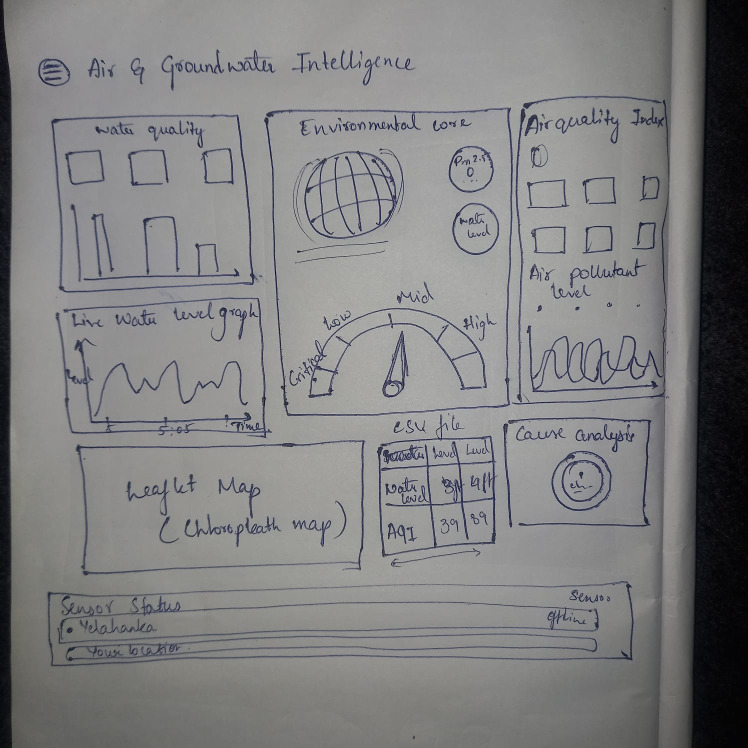
#> input picture .kombai/resources/WhatsApp Image 2026-02-26 at 20.11.08.jpeg, 1496 x 1496 px (shown at 1/2 size)
$ python -i ocr_ingest.py   (imports and definitions only)
#> lines starting #> are read from the running program, lines starting #| are printed output that depends on the picture; after the words box and inside, x2 and y2 are one past the last pixel; in counts of white or black regions, pixels touching at a corner belong together
#> further down, picture is the input picture: shape (1496, 1496, 3); mean B, G, R 128.9, 128.3, 128.3
import requests
import cv2
import pytesseract
import time
import sqlite3
import re
import numpy as np
import statistics
from datetime import datetime
from collections import deque

# ---------------------------------------------------------
# CONFIGURATION
# ---------------------------------------------------------
# PATH TO TESSERACT
pytesseract.pytesseract.tesseract_cmd = r"C:\Program Files\Tesseract-OCR\tesseract.exe"

# DATABASE FILE
# DATABASE CONFIG (Now API Config)
# 🔧 PRODUCTION URL
#API_URL = "https://eco-intelligence.onrender.com/api/ingest"
API_URL = "http://localhost:8000/api/ingest"

# DEVICE CONFIG
DEVICE_ID_CAM = "DEV_CAM_01"
#DEVICE_ID_CAM = "DEV_AQI_CAM_01"

# DEVICE_ID_WATER = "DEV_WATER_01" # ⚠️ Managed directly by ESP32 now

# ESP_URL = "http://10.161.184.150/data" # Deprecated: ESP32 sends directly to Cloud

# ---------------------------------------------------------
# UTILITY FUNCTIONS
# ---------------------------------------------------------
# [27 lines left out: function save_to_db, not called in this run]

def preprocess_frame(frame):
    """
    Full-frame preprocessing to make text pop out against background.
    """
    # 1. Convert to Grayscale
    gray = cv2.cvtColor(frame, cv2.COLOR_BGR2GRAY)

    # 2. CLAHE (Contrast Limited Adaptive Histogram Equalization)
    #    Helps if lighting is uneven
    clahe = cv2.createCLAHE(clipLimit=2.0, tileGridSize=(8,8))
    gray = clahe.apply(gray)
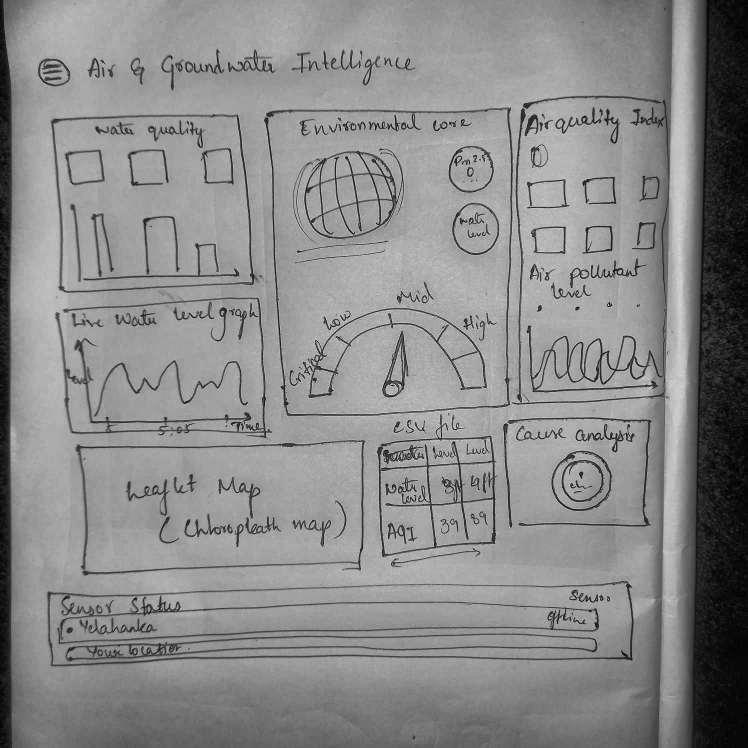
#> gray: shape (1496, 1496) (shown at 1/2 size); min 0, max 239, mean 137.9

    # 3. Resize / Upscale
    #    Upscaling helps Tesseract read small text
    gray = cv2.resize(gray, None, fx=2, fy=2, interpolation=cv2.INTER_CUBIC)
#> gray: shape (2992, 2992)

    # 4. Blur to reduce noise
    gray = cv2.GaussianBlur(gray, (5, 5), 0)

    # 5. Thresholding (Adaptive or Otsu)
    #    Otsu is often good for black text on light bg or vice versa
    _, thresh = cv2.threshold(gray, 0, 255, cv2.THRESH_BINARY + cv2.THRESH_OTSU)
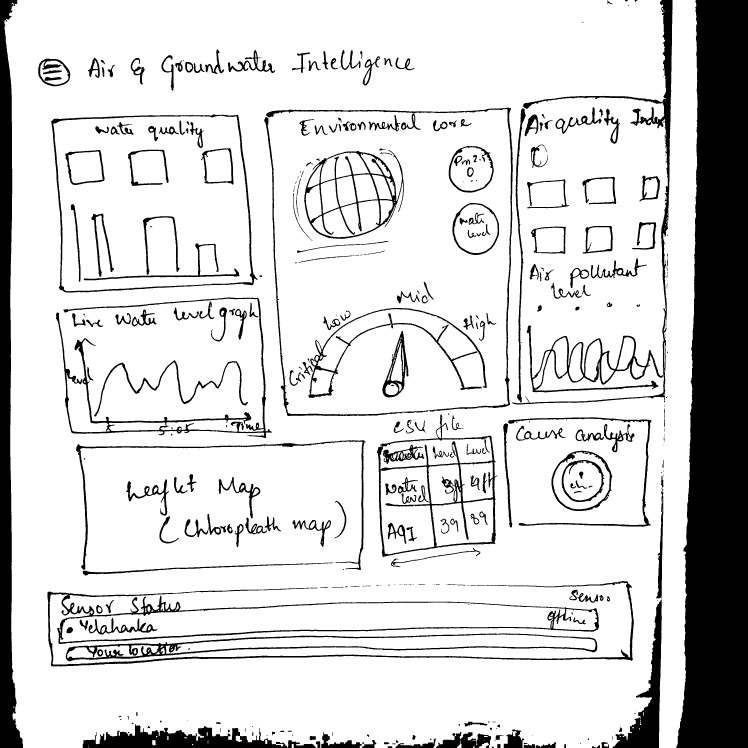
#> thresh: shape (2992, 2992) (shown at 1/4 size); 83.6% white; 402 black regions (100 under 20 px), largest, box (x1, y1, x2, y2) and area: (2705, 0, 2992, 2992) 682790, (0, 0, 93, 2992) 137543, (190, 2324, 2535, 2666) 56746

    return thresh

# [157 lines left out: functions extract_value, main, not called in this run]

# [2 lines not run here, left out]

>>> import cv2
>>> picture = cv2.imread('../../.kombai/resources/WhatsApp Image 2026-02-26 at 20.11.08.jpeg')
>>> result = preprocess_frame(picture)
